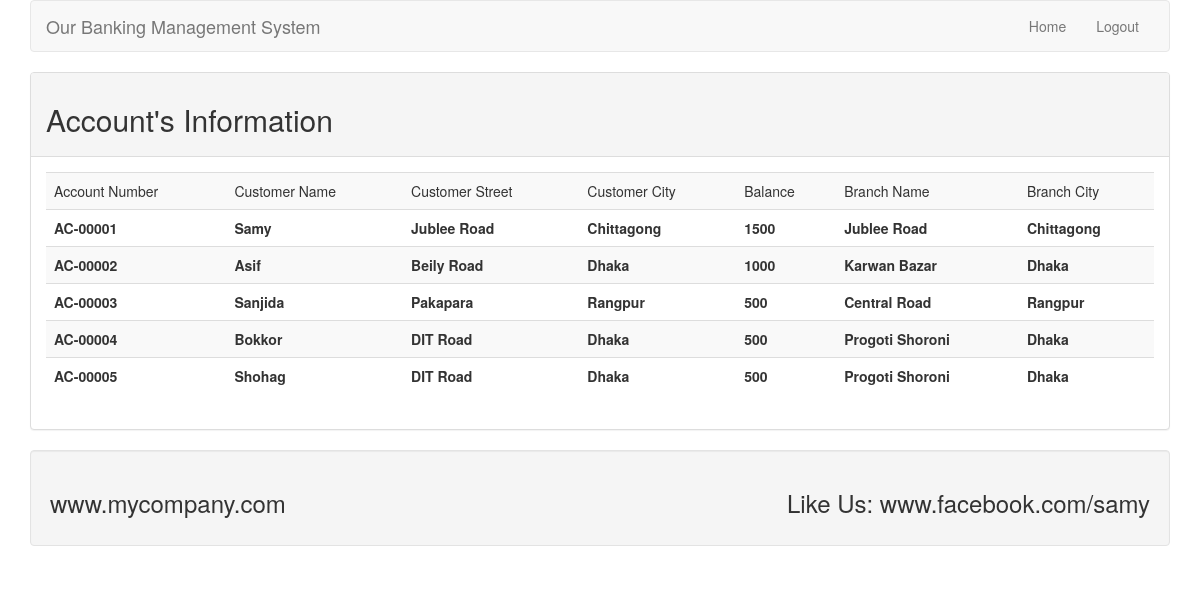
Screenshot of /Bank_Management_System/list.php with the database file from the repository.
### tables this page shows
CREATE TABLE `depositor` (
  `Customer_name` varchar(30) DEFAULT NULL,
  `Account_number` varchar(15) DEFAULT NULL
);

CREATE TABLE `customer` (
  `Customer_name` varchar(30) DEFAULT NULL,
  `Customer_street` varchar(30) DEFAULT NULL,
  `Customer_city` varchar(30) DEFAULT NULL
);

CREATE TABLE `account` (
  `Account_number` varchar(15) DEFAULT NULL,
  `Branch_name` varchar(30) DEFAULT NULL,
  `Balance` int(11) DEFAULT NULL
);

CREATE TABLE `branch` (
  `Branch_name` varchar(30) DEFAULT NULL,
  `Branch_city` varchar(30) DEFAULT NULL,
  `Assets` int(11) DEFAULT NULL
);

### Bank_Management_System/Account.php (called while the page is built, shortened)
<?php
  class Account extends Loan
  {
    public function showAllAccountInfo(){
      $res = mysql_query("select d.Customer_name, d.Account_number, c.Customer_street, c.Customer_city, a.Balance, b.Branch_name, b.Branch_city from depositor d, account a, branch b, customer c where d.Account_number = a.Account_number and d.Customer_name = c.Customer_name and a.Branch_name=b.Branch_name order by d.Account_number");
      return $res;
    }
  }
?>

### Bank_Management_System/list.php (the view, shortened to what this page needs)
<?php
  include_once 'Account.php';
?>
<!DOCTYPE html>
<html>
<head>
  <link rel="stylesheet" type="text/css" href="css/bootstrap.min.css">
</head>
<body>
   <div class="container">
     <nav class="navbar navbar-default">
      <div class="container-fluid">
        <div class="navbar-header">
          <a class="navbar-brand" href="index.php">Our Banking Management System</a>
        </div>
        <ul class="nav navbar-nav pull-right">
            <li><a href="admin2.php">Home</a></li>
                <li><a href="logout.php">Logout</a></li>
        </ul>
      </div>
     </nav>
     <div class="panel panel-default">
      <div class="panel-heading">
        <h2>Account's Information</h2>
      </div>
      <div class="panel-body">
            <?php
               $obAccount = new Account();
               $rs2 = $obAccount->showAllAccountInfo();
                  ?>
              <table class="table table-striped">
                <tr>
                  <td>Account Number</td>
                  <td>Customer Name</td>
                  <td>Customer Street</td>
                  <td>Customer City</td>
                  <td>Balance</td>
                  <td>Branch Name</td>
                  <td>Branch City</td>
                </tr>
          <?php  while ($row2=mysql_fetch_array($rs2)){
            ?>
              <tr>
                  <th><?php echo $row2[1]; ?></th>
                  <th><?php echo $row2[0]; ?></th>
                  <th><?php echo $row2[2]; ?></th>
                  <th><?php echo $row2[3]; ?></th>
                  <th><?php echo $row2[4]; ?></th>
                  <th><?php echo $row2[5]; ?></th>
                  <th><?php echo $row2[6]; ?></th>
              </tr>
              <?php } ?>
            </table>
      </div>
     </div>
     <div class="well">
      <h3>www.mycompany.com
         <span class="pull-right">Like Us: www.facebook.com/samy</span>
      </h3>
     </div>
   </div>
</body>
</html>

### rows the page displays
depositor: Account_number "AC-00001", Customer_name "Samy", customer.Customer_street "Jublee Road", customer.Customer_city "Chittagong", account.Balance "1500", branch.Branch_name "Jublee Road", branch.Branch_city "Chittagong"
depositor: Account_number "AC-00002", Customer_name "Asif", customer.Customer_street "Beily Road", customer.Customer_city "Dhaka", account.Balance "1000", branch.Branch_name "Karwan Bazar", branch.Branch_city "Dhaka"
depositor: Account_number "AC-00003", Customer_name "Sanjida", customer.Customer_street "Pakapara", customer.Customer_city "Rangpur", account.Balance "500", branch.Branch_name "Central Road", branch.Branch_city "Rangpur"
depositor: Account_number "AC-00004", Customer_name "Bokkor", customer.Customer_street "DIT Road", customer.Customer_city "Dhaka", account.Balance "500", branch.Branch_name "Progoti Shoroni", branch.Branch_city "Dhaka"
depositor: Account_number "AC-00005", Customer_name "Shohag", customer.Customer_street "DIT Road", customer.Customer_city "Dhaka", account.Balance "500", branch.Branch_name "Progoti Shoroni", branch.Branch_city "Dhaka"
